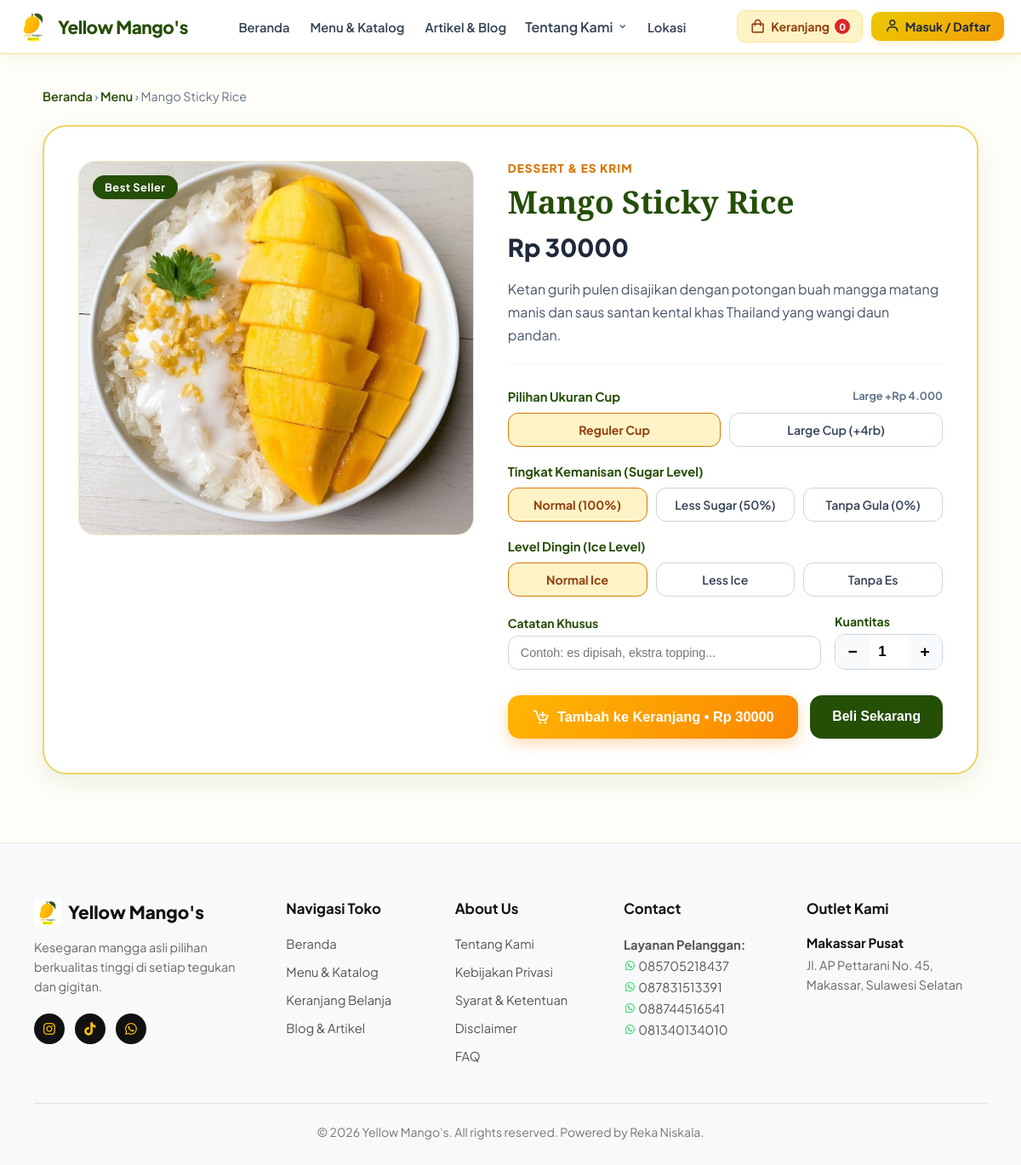
/menu/produk/8/, run on the app's committed database.
### store/models.py (models this page shows, shortened)
class Product(models.Model):
    CATEGORY_CHOICES = [
        ('Smoothies & Jus', 'Smoothies & Jus'),
        ('Dessert & Es Krim', 'Dessert & Es Krim'),
        ('Lain-Lain', 'Lain-Lain'),
    ]
    BADGE_CHOICES = [
        ('NONE', 'Tanpa Badge'),
        ('BEST_SELLER', 'Best Seller'),
        ('NEW', 'Terbaru'),
        ('PROMO', 'Promo'),
    ]
    name = models.CharField(max_length=200)
    category = models.CharField(max_length=50, choices=CATEGORY_CHOICES, default='Lain-Lain')
    price = models.DecimalField(max_digits=10, decimal_places=2)
    description = models.TextField(blank=True, null=True)
    badge_primary = models.CharField(max_length=20, choices=BADGE_CHOICES, default='NONE')
    badge_secondary = models.CharField(max_length=20, choices=BADGE_CHOICES, default='NONE')
    image = models.ImageField(upload_to='products/', blank=True, null=True)
    image_url = models.URLField(blank=True, null=True)
    is_available = models.BooleanField(default=True)
    created_at = models.DateTimeField(auto_now_add=True)

class SiteSetting(models.Model):
    site_name = models.CharField(max_length=100, default="Yellow Mango's", verbose_name="Nama Situs")
    tagline = models.CharField(
        max_length=255,
        default="Kesegaran mangga asli pilihan berkualitas tinggi di setiap tegukan dan gigitan untuk harimu.",
        verbose_name="Tagline Brand"
    )
    seo_description = models.TextField(blank=True, verbose_name="Deskripsi SEO")
    logo = models.ImageField(upload_to='settings/', blank=True, null=True, verbose_name="Logo Website")
    favicon = models.ImageField(upload_to='settings/', blank=True, null=True, verbose_name="Favicon")
    phone_primary = models.CharField(max_length=30, default="0821-YELLOW-M", verbose_name="Nomor Layanan 1")
    phone_secondary = models.CharField(max_length=30, default="(0411) 123-4567", verbose_name="Nomor Layanan 2")
    outlet_name = models.CharField(max_length=100, default="Makassar Pusat", verbose_name="Nama Outlet Utama")
    outlet_address = models.TextField(
        default="Jl. Andi Pangeran Pettarani No. 45\nMakassar, Sulawesi Selatan",
        verbose_name="Alamat Outlet Utama"
    )
    instagram_url = models.URLField(blank=True, default="#", verbose_name="Link Instagram")
    tiktok_url = models.URLField(blank=True, default="#", verbose_name="Link TikTok")
    whatsapp_url = models.URLField(blank=True, default="#", verbose_name="Link WhatsApp")
    class Meta:
        verbose_name = "Pengaturan Website"
        verbose_name_plural = "Pengaturan Website"

### store/views.py (the view)
# urls.py: path('menu/produk/<int:pk>/', views.product_detail_view, name='product_detail'),
def product_detail_view(request, pk):
    product = get_object_or_404(Product, pk=pk, is_available=True)
    related_products = Product.objects.filter(category=product.category, is_available=True).exclude(pk=pk)[:4]
    context = {
        'product': product,
        'related_products': related_products,
    }
    return render(request, 'store/product_detail.html', context)

### store/context_processors.py (called while the page is built)
def cart_and_settings(request):
    cart = request.session.get('cart', {})
    cart_count = 0
    cart_total = 0
    if isinstance(cart, dict):
        for item in cart.values():
            if isinstance(item, dict):
                qty = int(item.get('quantity', 1))
                cart_count += qty
                cart_total += int(float(item.get('subtotal', item.get('price', 0) * qty)))
    try:
        site_setting = SiteSetting.objects.first()
    except Exception:
        site_setting = None
    return {
        'cart': cart,
        'cart_count': cart_count,
        'cart_total': cart_total,
        'site_setting': site_setting,
    }

### templates/store/product_detail.html (shortened to what this page needs)
{% extends 'store/base.html' %}
{% load static %}
{% block content %}
{% include 'store/navbar.html' %}
<div class="detail-container">
    <div class="breadcrumb-nav">
        <a href="{% url 'index' %}">Beranda</a> &rsaquo;
        <a href="{% url 'menu' %}">Menu</a> &rsaquo;
        <span>{{ product.name }}</span>
    </div>
    <div class="detail-card-grid">
        <div class="detail-img-box">
            {% if product.badge_primary != 'NONE' %}
                <span class="detail-badge-pill">{{ product.get_badge_primary_display }}</span>
            {% endif %}
            {% if product.image %}
                <img src="{{ product.image.url }}" alt="{{ product.name }}">
            {% elif product.image_url %}
                <img src="{{ product.image_url }}" alt="{{ product.name }}">
            {% else %}
                <img src="{% static 'images/mangga.jpg' %}" alt="{{ product.name }}">
            {% endif %}
        </div>
        <div>
            <span class="detail-category">{{ product.get_category_display|default:product.category }}</span>
            <h1 class="detail-title">{{ product.name }}</h1>
            <div class="detail-price" id="displayPrice">Rp {{ product.price|floatformat:0 }}</div>
            <p class="detail-desc">{{ product.description|default:"Racikan spesial dari Yellow Mango's menggunakan bahan mangga berkualitas tinggi dengan rasa segar yang otentik." }}</p>
            <form method="POST" action="{% url 'add_to_cart' product.id %}">
                <div class="opt-group-title">
                    <span>Pilihan Ukuran Cup</span>
                    <span style="font-size: 0.8rem; color: #64748B;">Large +Rp 4.000</span>
                </div>
                <div class="opt-pill-row">
                    <div class="opt-label-item">
                        <label for="size1" class="opt-label-box">Reguler Cup</label>
                    </div>
                    <div class="opt-label-item">
                        <label for="size2" class="opt-label-box">Large Cup (+4rb)</label>
                    </div>
                </div>
                <div class="opt-group-title">
                    <span>Tingkat Kemanisan (Sugar Level)</span>
                </div>
                <div class="opt-pill-row">
                    <div class="opt-label-item">
                        <label for="sug1" class="opt-label-box">Normal (100%)</label>
                    </div>
                    <div class="opt-label-item">
                        <label for="sug2" class="opt-label-box">Less Sugar (50%)</label>
                    </div>
                    <div class="opt-label-item">
                        <label for="sug3" class="opt-label-box">Tanpa Gula (0%)</label>
                    </div>
                </div>
                <div class="opt-group-title">
                    <span>Level Dingin (Ice Level)</span>
                </div>
                <div class="opt-pill-row">
                    <div class="opt-label-item">
                        <label for="ice1" class="opt-label-box">Normal Ice</label>
                    </div>
                    <div class="opt-label-item">
                        <label for="ice2" class="opt-label-box">Less Ice</label>
                    </div>
                    <div class="opt-label-item">
                        <label for="ice3" class="opt-label-box">Tanpa Es</label>
                    </div>
                </div>
                <div style="display: grid; grid-template-columns: 1fr auto; gap: 16px; align-items: flex-end; margin-bottom: 20px;">
                    <div>
                        <label style="display:block; font-size: 0.88rem; font-weight:700; margin-bottom:6px; color:#254E06;">Catatan Khusus</label>
                        <input type="text" name="notes" placeholder="Contoh: es dipisah, ekstra topping..." style="width: 100%; padding: 11px 14px; border: 1.5px solid #CBD5E1; border-radius: 12px; font-size: 0.9rem;">
                    </div>
                    <div>
                        <label style="display:block; font-size: 0.88rem; font-weight:700; margin-bottom:6px; color:#254E06;">Kuantitas</label>
                        <div class="qty-box">
                            <button type="button" class="qty-btn" onclick="stepQty(-1)">&minus;</button>
                            <input type="number" name="quantity" id="detailQty" value="1" min="1" class="qty-num" readonly>
                            <button type="button" class="qty-btn" onclick="stepQty(1)">&plus;</button>
                        </div>
                    </div>
                </div>
                <div class="action-btn-row">
                    <button type="submit" class="btn-add-cart-large" onclick="setCheckout(false)">
                        <i class='bx bx-cart-add' style="font-size: 1.35rem;"></i>
                        <span id="btnCartText">Tambah ke Keranjang • Rp {{ product.price|floatformat:0 }}</span>
                    </button>
                    <button type="submit" class="btn-direct-buy" onclick="setCheckout(true)">
                        Beli Sekarang
                    </button>
                </div>
            </form>
        </div>
    </div>
</div>
{% endblock %}

### templates/store/footer.html (shortened to what this page needs)
{% load static %}
<footer class="ym-footer-section">
    <div class="ym-footer-container">
        <div class="ym-footer-col">
            <a href="{% url 'index' %}" class="ym-footer-brand">
                <img src="{% static 'images/logo.png' %}" alt="Logo Yellow Mango's" style="height: 32px; width: 32px; object-fit: contain;">
                <span>{{ site_setting.site_name|default:"Yellow Mango's" }}</span>
            </a>
            <p class="ym-footer-tagline">
                {{ site_setting.tagline|default:"Kesegaran mangga asli pilihan berkualitas tinggi di setiap tegukan dan gigitan untuk harimu." }}
            </p>
            <div class="ym-footer-socials">
                <a href="#" aria-label="Instagram"><i class='bx bxl-instagram'></i></a>
                <a href="#" aria-label="TikTok"><i class='bx bxl-tiktok'></i></a>
                <a href="https://wa.me/6285705218437" target="_blank" aria-label="WhatsApp"><i class='bx bxl-whatsapp'></i></a>
            </div>
        </div>
        <div class="ym-footer-col">
            <h3>Navigasi Toko</h3>
            <ul>
                <li><a href="{% url 'index' %}">Beranda</a></li>
                <li><a href="{% url 'menu' %}">Menu & Katalog</a></li>
                <li><a href="{% url 'cart' %}">Keranjang Belanja</a></li>
                <li><a href="{% url 'articles_list' %}">Blog & Artikel</a></li>
            </ul>
        </div>
        <div class="ym-footer-col">
            <h3>About Us</h3>
            <ul>
                <li><a href="{% url 'about' %}">Tentang Kami</a></li>
                <li><a href="{% url 'privacy' %}">Kebijakan Privasi</a></li>
                <li><a href="{% url 'terms' %}">Syarat & Ketentuan</a></li>
                <li><a href="{% url 'disclaimer' %}">Disclaimer</a></li>
                <li><a href="{% url 'faq' %}">FAQ</a></li>
            </ul>
        </div>
        <div class="ym-footer-col">
            <h3>Contact</h3>
            <p class="ym-footer-contact-info">
                <strong>Layanan Pelanggan:</strong><br>
                <a href="https://wa.me/6285705218437" target="_blank" style="color:inherit; text-decoration:none;"><i class='bx bxl-whatsapp' style="color:#25D366;"></i> 085705218437</a><br>
                <a href="https://wa.me/6287831513391" target="_blank" style="color:inherit; text-decoration:none;"><i class='bx bxl-whatsapp' style="color:#25D366;"></i> 087831513391</a><br>
                <a href="https://wa.me/6288744516541" target="_blank" style="color:inherit; text-decoration:none;"><i class='bx bxl-whatsapp' style="color:#25D366;"></i> 088744516541</a><br>
                <a href="https://wa.me/6281340134010" target="_blank" style="color:inherit; text-decoration:none;"><i class='bx bxl-whatsapp' style="color:#25D366;"></i> 081340134010</a>
            </p>
        </div>
        <div class="ym-footer-col ym-footer-locations" id="lokasi-footer">
            <h3>Outlet Kami</h3>
            <h4>{{ site_setting.outlet_name|default:"Makassar Pusat" }}</h4>
            <p>{{ site_setting.outlet_address|default:"Jl. Andi Pangeran Pettarani No. 45\nMakassar, Sulawesi Selatan"|linebreaksbr }}</p>
        </div>
    </div>
    <div class="ym-footer-bottom">
        <p>&copy; 2026 {{ site_setting.site_name|default:"Yellow Mango's" }}. All rights reserved. Powered by Reka Niskala.</p>
    </div>
</footer>

### templates/store/base.html (style rules this page uses)
* { box-sizing: border-box; margin: 0; padding: 0; }
body { font-family: 'Plus Jakarta Sans', 'Helvetica Neue', Helvetica, Arial, sans-serif; display: flex; flex-direction: column; min-height: 100vh; background-color: #FFFDF7; color: #1E293B; }

### templates/store/navbar.html (style rules this page uses)
:root { --ym-primary: #FFB703; --ym-primary-hover: #FB8500; --ym-green: #254E06; --ym-green-dark: #1B3804; --ym-bg-light: #FFFDF7; --ym-text-dark: #1E293B; --ym-border: #EAD465; }

### templates/store/product_detail.html (style rules this page uses)
.detail-container { max-width: 1140px; margin: 40px auto 80px auto; padding: 0 20px; }
.breadcrumb-nav { margin-bottom: 25px; font-size: 0.9rem; color: #64748B; }
.breadcrumb-nav a { color: #254E06; text-decoration: none; font-weight: 600; }
.detail-card-grid { background: #FFFFFF; border-radius: 28px; overflow: hidden; border: 2px solid #EAD465; box-shadow: 0 10px 30px rgba(37, 78, 6, 0.08); display: grid; grid-template-columns: 1fr 1.1fr; gap: 40px; padding: 40px; align-items: start; }
.detail-img-box { position: relative; width: 100%; height: 440px; border-radius: 20px; overflow: hidden; background: #FFFDF7; border: 1px solid #F1E5C6; }
.detail-img-box img { width: 100%; height: 100%; object-fit: cover; }
.detail-badge-pill { position: absolute; top: 16px; left: 16px; background: #254E06; color: #FFFFFF; padding: 6px 14px; border-radius: 20px; font-size: 0.8rem; font-weight: 700; letter-spacing: 0.5px; }
.detail-category { color: #D97706; font-size: 0.85rem; font-weight: 800; text-transform: uppercase; letter-spacing: 1px; margin-bottom: 8px; display: block; }
.detail-title { font-family: 'Playfair Display', serif; font-size: 2.3rem; color: #254E06; margin-bottom: 12px; line-height: 1.25; }
.detail-price { font-size: 1.8rem; font-weight: 800; color: #1E293B; margin-bottom: 18px; }
.detail-desc { color: #475569; font-size: 1rem; line-height: 1.7; margin-bottom: 28px; padding-bottom: 20px; border-bottom: 1px solid #F1F5F9; }
.opt-group-title { font-size: 0.92rem; font-weight: 700; color: #254E06; margin-bottom: 10px; display: flex; justify-content: space-between; }
.opt-pill-row { display: flex; gap: 10px; flex-wrap: wrap; margin-bottom: 20px; }
.opt-label-item { flex: 1; min-width: 120px; }
.opt-label-box { display: block; padding: 10px 14px; border: 1.5px solid #CBD5E1; border-radius: 12px; text-align: center; font-size: 0.88rem; font-weight: 600; color: #334155; cursor: pointer; transition: all 0.2s; }
.opt-label-item input[type="radio"]:checked + .opt-label-box { background: #FEF3C7; border-color: #D97706; color: #92400E; font-weight: 700; }
.qty-box { display: inline-flex; align-items: center; border: 1.5px solid #CBD5E1; border-radius: 12px; overflow: hidden; }
.qty-btn { width: 40px; height: 40px; background: #F8FAFC; border: none; font-size: 1.2rem; font-weight: 700; cursor: pointer; display: flex; align-items: center; justify-content: center; }
.qty-num { width: 45px; text-align: center; border: none; font-size: 1.05rem; font-weight: 700; }
.action-btn-row { display: flex; gap: 14px; margin-top: 30px; }
.btn-add-cart-large { flex: 1; padding: 15px; background: linear-gradient(135deg, #FFB703, #FB8500); color: #FFFFFF; border: none; border-radius: 14px; font-weight: 800; font-size: 1.02rem; cursor: pointer; display: flex; align-items: center; justify-content: center; gap: 8px; box-shadow: 0 6px 18px rgba(251, 133, 0, 0.3); }
.btn-direct-buy { padding: 15px 26px; background-color: #254E06; color: #FFFFFF; border: none; border-radius: 14px; font-weight: 700; font-size: 0.98rem; cursor: pointer; }

### data on the page
Product: name "Mango Sticky Rice", badge_primary "Best Seller", image (picture), category "DESSERT & ES KRIM", price "30000", description "Ketan gurih pulen disajikan dengan potongan buah mangga matang manis dan saus santan kental khas Thailand yang wangi daun pandan."
SiteSetting: site_name "Yellow Mango's", tagline "Kesegaran mangga asli pilihan berkualitas tinggi di setiap tegukan dan gigitan.", outlet_name "Makassar Pusat", outlet_address "Jl. AP Pettarani No. 45, Makassar, Sulawesi Selatan"

### other printed values
{{ cart_count }} "0"
